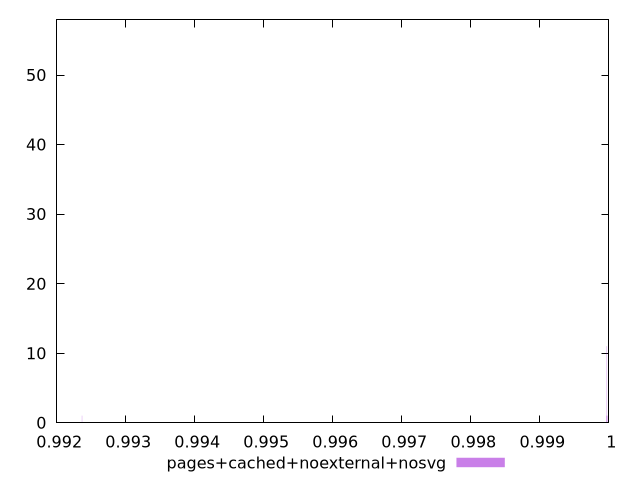

Generate this figure with gnuplot:
$_pagesCachedNoexternalNosvg <<EOF
0.9999901369294211 28
0.9999949949765491 58
0.9923678609855308 1
0.9999707047409089 11
0.9999658466937809 1
0.999980420835165 1
EOF
set key outside below
set terminal pngcairo
set output "report_00004_2020-11-02T20-21-41.718Z/max-potential-fid/pages+cached+noexternal+nosvg//hist.png"
set yrange [0:58]
set boxwidth 0.0000048580471280371405
set style fill transparent solid 0.5 noborder
plot $_pagesCachedNoexternalNosvg title "pages+cached+noexternal+nosvg" with boxes ,
